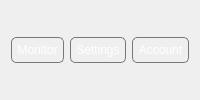
            <widget class="QWidget" name="main_home">
             <layout class="QVBoxLayout" name="verticalLayout_30">
              <item>
               <layout class="QVBoxLayout" name="verticalLayout_29">
                <item>
                 <layout class="QGridLayout" name="gridLayout_10">
                  <item row="0" column="1">
                   <widget class="QPushButton" name="setting_button">
                    <property name="sizePolicy">
                     <sizepolicy hsizetype="Preferred" vsizetype="Fixed">
                      <horstretch>0</horstretch>
                      <verstretch>0</verstretch>
                     </sizepolicy>
                    </property>
                    <property name="cursor">
                     <cursorShape>PointingHandCursor</cursorShape>
                    </property>
                    <property name="styleSheet">
                     <string notr="true">QPushButton {
	color:white;
    border-color: #76797C;
    padding: 5px;
    border-radius: 5px;
    border-style: solid;
	border-width: 1px;



}
QPushButton:hover {	
background-color:  rgb(0, 77, 128);
}



</string>
                    </property>
                    <property name="text">
                     <string>Settings</string>
                    </property>
                    <property name="icon">
                     <iconset resource="resource.qrc">
                      <normaloff>:/resource/resource/horizontal-settings-mixer.png</normaloff>:/resource/resource/horizontal-settings-mixer.png</iconset>
                    </property>
                    <property name="iconSize">
                     <size>
                      <width>75</width>
                      <height>75</height>
                     </size>
                    </property>
                   </widget>
                  </item>
                  <item row="0" column="0">
                   <widget class="QPushButton" name="monitor_button">
                    <property name="sizePolicy">
                     <sizepolicy hsizetype="Preferred" vsizetype="Fixed">
                      <horstretch>0</horstretch>
                      <verstretch>0</verstretch>
                     </sizepolicy>
                    </property>
                    <property name="cursor">
                     <cursorShape>PointingHandCursor</cursorShape>
                    </property>
                    <property name="styleSheet">
                     <string notr="true">QPushButton {
	color:white;
    border-color: #76797C;
    padding: 5px;
    border-radius: 5px;
    border-style: solid;
	border-width: 1px;



}
QPushButton:hover {	
background-color:  rgb(0, 77, 128);
}



</string>
                    </property>
                    <property name="text">
                     <string>Monitor</string>
                    </property>
                    <property name="icon">
                     <iconset resource="resource.qrc">
                      <normaloff>:/resource/resource/severity.png</normaloff>:/resource/resource/severity.png</iconset>
                    </property>
                    <property name="iconSize">
                     <size>
                      <width>73</width>
                      <height>76</height>
                     </size>
                    </property>
                   </widget>
                  </item>
                  <item row="0" column="2">
                   <widget class="QPushButton" name="account_button">
                    <property name="sizePolicy">
                     <sizepolicy hsizetype="Preferred" vsizetype="Fixed">
                      <horstretch>0</horstretch>
                      <verstretch>0</verstretch>
                     </sizepolicy>
                    </property>
                    <property name="cursor">
                     <cursorShape>PointingHandCursor</cursorShape>
                    </property>
                    <property name="styleSheet">
                     <string notr="true">QPushButton {
	color:white;
    border-color: #76797C;
    padding: 5px;
    border-radius: 5px;
    border-style: solid;
	border-width: 1px;



}
QPushButton:hover {	
background-color:  rgb(0, 77, 128);
}



</string>
                    </property>
                    <property name="text">
                     <string>Account</string>
                    </property>
                    <property name="icon">
                     <iconset resource="resource.qrc">
                      <normaloff>:/resource/resource/check-male--v1.png</normaloff>:/resource/resource/check-male--v1.png</iconset>
                    </property>
                    <property name="iconSize">
                     <size>
                      <width>76</width>
                      <height>76</height>
                     </size>
                    </property>
                   </widget>
                  </item>
                 </layout>
                </item>
               </layout>
              </item>
             </layout>
            </widget>
